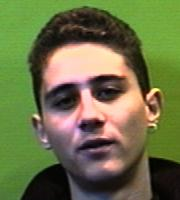
#> input picture AdaBoost/x64/Release/faces1/9338489.14.jpg, 180 x 200 px; its folder holds 4 pictures in this run
$ python filter.py   (older library calls are emulated)
#> lines starting #> are read from the running program, lines starting #| are printed output that depends on the picture
import cv2
import numpy as np
import glob

files = glob.glob("*.jpg");

oup = open('ann.txt', 'w')
faceCascade = cv2.CascadeClassifier('E:\\MostafaIzz\\AdaBoost\\AdaBoost\\opencv\\etc\\haarcascades\\haarcascade_frontalface_alt2.xml')

for f in files:
	im = cv2.imread(f);
#> im is the input picture: shape (200, 180, 3); mean B, G, R 71.3, 113.1, 108.8
	if(im is not None and (im.shape[0] * im.shape[1]) > 0):
		gray = cv2.cvtColor(im, cv2.COLOR_BGR2GRAY)
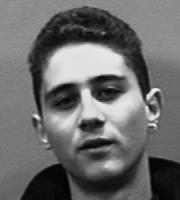
#> gray: shape (200, 180); min 0, max 244, mean 107.1
		faces = faceCascade.detectMultiScale(gray, scaleFactor=1.1, minNeighbors=5, minSize=(30, 30), flags = cv2.cv.CV_HAAR_SCALE_IMAGE)
#> faces = [[22, 42, 135, 135]]
		if len(faces) > 0:
			oup.write(f + ' ')
			oup.write(str(len(faces)) + ' ')
			for face in faces:
				oup.write(str(face[0]) + ' '+ str(face[1]) + ' '+ str(face[2]) +' '+ str(face[3]) + '\n')
#> this loop made 1 pass
#> pass 2 of the loop `for f in files:`:
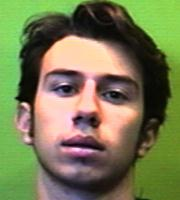
#> input picture AdaBoost/x64/Release/faces1/9338497.7.jpg, 180 x 200 px
#> im is the input picture: shape (200, 180, 3); mean B, G, R 81.8, 121.4, 118.6
#> `gray = cv2.cvtColor(im, cv2.COLOR_BGR2GRAY)`:
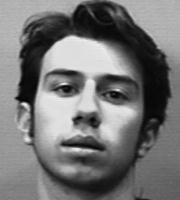
#> gray: shape (200, 180); min 1, max 240, mean 116
#> faces = [[22, 37, 131, 131]]
#> the loop `for face in faces:` made 1 pass
#> pass 3 of the loop `for f in files:`:
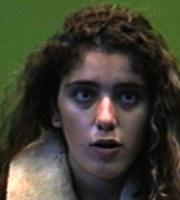
#> input picture AdaBoost/x64/Release/faces1/9338535.jpg, 180 x 200 px
#> im is the input picture: shape (200, 180, 3); mean B, G, R 50.3, 64, 65.1
#> `gray = cv2.cvtColor(im, cv2.COLOR_BGR2GRAY)`:
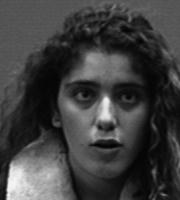
#> gray: shape (200, 180); min 1, max 246, mean 62.8
#> faces = [[48, 52, 116, 116]]
#> the loop `for face in faces:` made 1 pass
#> the loop made 4 passes; the first 3 are shown

oup.close()
